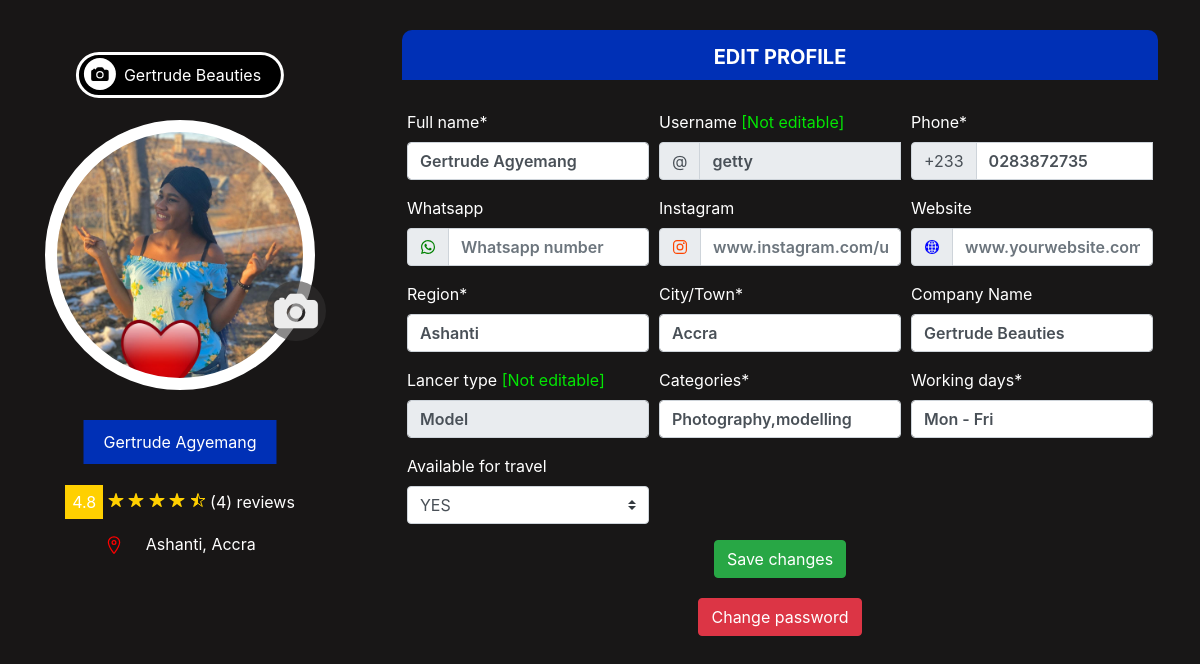
The app's page /profile/edit.php?name=getty (signed in) with its own data.
### tables this page shows
CREATE TABLE `freelancers` (
  `ID` int(11) NOT NULL,
  `FULL_NAME` varchar(70) DEFAULT NULL,
  `USERNAME` varchar(20) DEFAULT NULL,
  `PROFILE_ID` varchar(50) DEFAULT NULL,
  `PHONE` varchar(20) DEFAULT NULL,
  `WHATSAPP` varchar(20) NOT NULL,
  `WEBSITE` varchar(100) NOT NULL,
  `INSTAGRAM` varchar(100) NOT NULL,
  `EMAIL` varchar(45) DEFAULT NULL,
  `REGION` varchar(35) DEFAULT NULL,
  `CITY` varchar(35) DEFAULT NULL,
  `LANCER_TYPE` varchar(25) DEFAULT NULL,
  `COMPANY_NAME` varchar(50) DEFAULT NULL,
  `WORKING_DAYS` varchar(20) NOT NULL,
  `CATEGORY` varchar(100) DEFAULT NULL,
  `TRAVEL` varchar(10) DEFAULT NULL,
  `EMAIL_CODE` int(6) DEFAULT NULL,
  `EMAIL_VERIFIED` int(1) NOT NULL,
  `VERIFIED` varchar(3) DEFAULT NULL,
  `RATING` int(10) DEFAULT NULL,
  `FEATURED` varchar(3) DEFAULT NULL,
  `DESCRIPTION` varchar(1000) DEFAULT NULL,
  `PWD` varchar(255) NOT NULL,
  `RESET_PWD` int(11) NOT NULL,
  `DATE_CREATED` varchar(15) NOT NULL,
  `TIME_CREATED` varchar(15) NOT NULL,
  `DATE_VERIFIED` varchar(15) NOT NULL,
  `TIME_VERIFIED` varchar(15) NOT NULL
);

CREATE TABLE `profile_pic` (
  `ID` int(11) NOT NULL,
  `USERNAME` varchar(100) NOT NULL,
  `IMG_SRC` varchar(100) NOT NULL,
  `COVER` varchar(100) NOT NULL
);

### myauto.php (called while the page is built, shortened)
<?php
    function myAutoLoader($getClass){
        $path = "classes/";
        $ext = ".php";
        $fullPath = $path . $getClass . $ext;
    }

### classes/model.php (called while the page is built, shortened)
<?php
    class model extends dbconn{
        protected function getUsers($user){
            $getConn = $this->connect();
            $verified = 'YES';
            $sql= "SELECT * FROM freelancers WHERE USERNAME = :user and VERIFIED = :verified";
            $getAll = $getConn->prepare($sql);
            $getAll->execute(['user' => $user, 'verified' => $verified]);
            return $getAll;
        }
        protected function getPic($pic){
            $sql = "SELECT IMG_SRC, COVER FROM profile_pic WHERE USERNAME = ?";
            $stmt = $this->connect()->prepare($sql);
            $stmt->execute([$pic]);
            return $stmt;
        }
        protected function senRat($user){
            $getTotRat = "SELECT LANCER FROM rating WHERE LANCER = ?";
            $stmt_rat = $this->connect()->prepare($getTotRat);
            $stmt_rat->execute([$user]);
            $totRev = $stmt_rat->rowCount();
            return $totRev;
        }
        protected function calStar($lancer){
            $sql = "SELECT STAR FROM rating WHERE LANCER = ?";
            $stmt = $this->connect()->prepare($sql);
            $stmt->execute([$lancer]);
            if($stmt->rowCount() > 0){
                $donStar = $stmt->fetchAll();
                $totStar = 0;
                foreach($donStar as $weStar){
                    $totStarr = $weStar['STAR'];
                    $totStar += $totStarr;
                }
                $granStar = ($totStar) / ($stmt->rowCount());
                $granStar = round($granStar, 1);
            }
            else{
                $granStar = 'NA';
            }
            return $granStar;
        }
    }

### classes/view.php (called while the page is built, shortened)
<?php
    class view extends model{
        public function viewUser($user){
            $getAllUsers = $this->getUsers($user);
            return $getAllUsers;
        }
        public function getProfilePic($pic){
            $getPics = $this->getPic($pic);
            return $getPics;
        }
        public function getTotRat($user){
            $getRat = $this->senRat($user);
            return $getRat;
        }
        public function getStar($lancer){
            $allStar = $this->calStar($lancer);
            return $allStar;
        }
    }

### profile/cone.php (called while the page is built, shortened)
<?php
$getUserObj = new view;
$lanStar = $getUserObj->getStar($uname);
$gehRevv = $getUserObj->getTotRat($uname);
$viewDetails = $getUserObj->viewUser($uname);
$echoDetails = $viewDetails->fetchAll();
foreach($echoDetails as $outDetails){
    $name = $outDetails['FULL_NAME'];
    $username = $outDetails['USERNAME'];
    $type = $outDetails['LANCER_TYPE'];
    $isTravel = $outDetails["TRAVEL"];
    $comName = $outDetails["COMPANY_NAME"];
    $region = $outDetails["REGION"];
    $city = $outDetails["CITY"];
    $instagram = $outDetails["INSTAGRAM"];
    $whatsapp = $outDetails["WHATSAPP"];
    $website = $outDetails["WEBSITE"];
    $phone = $outDetails["PHONE"];
    $category = $outDetails['CATEGORY'];
    $days = $outDetails['WORKING_DAYS'];
}
$getPic = new view;
$viewPic = $getPic->getProfilePic($uname);
$echoPic = $viewPic->fetchAll();
foreach($echoPic as $userPics){
    $profilePic = $userPics['IMG_SRC'];
}
?>

### classes/dbconn.php (called while the page is built)
<?php
    class dbconn{
        private $host = 'localhost';
        private $user = 'root';
        private $pwd = '';
        private $dbName = 'phomod';
        protected function connect(){
            $dsn = 'mysql:host=' . $this->host . ';dbname=' . $this->dbName;
            $pdo = new PDO($dsn, $this->user, $this->pwd);
            $pdo->setAttribute(PDO::ATTR_DEFAULT_FETCH_MODE, PDO::FETCH_ASSOC);
            return $pdo;
        }
    }

### classes/controller.php (called while the page is built, shortened)
<?php
    class Controller extends model{
        public function convert($sessDet){
            $getSes = $this->dbconnection();
            $sessProf = 'SELECT USERNAME FROM freelancers WHERE PROFILE_ID = ?';
            $varSess = $getSes->prepare($sessProf);
            $varSess->execute([$sessDet]);
            if($varSess->rowCount() == 1){
                $getUserName = $varSess->fetchAll();
                foreach($getUserName as $newUserName){
                    $dispName = $newUserName['USERNAME'];
                }
            }
            return $dispName;
        }
    }

### profile/dashboard.php (the view, shortened to what this page needs)
<?php if($getUserInfo->rowCount() == 0):?>
    <?php include 'review.html';?>
<?php else:?>
    <?php include 'cone.php'; ?>
<!DOCTYPE html>
    <html lang="en">
    <head>
        <link rel="stylesheet" href="../bootstrap/dist/css/bootstrap.min.css">
        <link rel="stylesheet" href="dashboard.css">
        <link rel="stylesheet" href="dashmedia.css">
    </head>
    <body>
        <div class="main-page">
            <div class="row">
                <div class="span-1-of-3">
                    <div class="hold-all">
                        <div class="hol-com">
                            <?php if(!empty($comName)):?>
                                <p class="p-comp"><ion-icon name="camera" class="cam-ico-span"></ion-icon><span class="t-span comp"><?php echo $comName?></span>
                            <?php endif?>
                        </div>
                        <div class="profile-pic" style="background:url(../profilepic/<?php echo $profilePic?>);background-position:center;background-size:cover;" data-toggle="modal" data-target="#dpUploadModal">
                            <ion-icon name="camera" class="cam-ico"></ion-icon>
                        </div>
                        <p class="name" style="color:white"><?php echo $name?></p>
                        <div class="rate">
                            <p><span class="ratee"><?php echo $lanStar?></span>
                                <span class="quot">
                                    (<?php echo $gehRevv?>) reviews
                                </span>
                            </p>
                            <p class="location"><ion-icon class="loc-ico" name="location-outline"></ion-icon>&nbsp;<span><?php echo ucwords($region) . ", ". ucfirst($city)?></span></p>
                        </div>
                    </div>
                </div>
                <div class="span-2-of-3">
                    <div class="sec-title">
                        <p class="feat-text">EDIT PROFILE</p>
                    </div>
                    <form method="POST" action="save.php" onsubmit="return validate()" class="f-form">
                        <div class="row">
                            <div class="me-md-4 mb-3">
                                <label for="validationServerName">Full name*</label>
                                <input name="fullname" value="<?php echo $name?>" type="text" class="form-control fname" id="validationServerName" placeholder="Full name">
                            </div>
                            <div class="me-md-4 mb-3">
                                <label for="validationServerUsername">Username <span class="no-edit">[Not editable]</span></label>
                                <div class="input-group">
                                    <div class="input-group-prepend">
                                    <span class="input-group-text" id="inputGroupPrepend3">@</span>
                                    </div>
                                    <input name="username" value="<?php echo $username?>" type="text" class="form-control username" id="validationServerUsername" placeholder="Username" aria-describedby="inputGroupPrepend3" readonly>
                                </div>
                            </div>
                            <div class="me-md-4 mb-3">
                                <label for="validationServerPhone">Phone*</label>
                                <div class="input-group">
                                    <div class="input-group-prepend">
                                    <span class="input-group-text" id="inputGroupPrepend3">+233</span>
                                    </div>
                                    <input name="phone" value="<?php echo $phone?>" type="text" class="form-control phone" id="validationServerPhone" placeholder="Phone number" aria-describedby="inputGroupPrepend3">
                                </div>
                            </div>
                            <div class="me-md-4 mb-3">
                                <label for="validationServerWhatsapp">Whatsapp</label>
                                <div class="input-group">
                                    <div class="input-group-prepend">
                                    <span class="input-group-text" id="inputGroupPrepend3"><ion-icon name="logo-whatsapp" class="ico whats"></ion-icon></span>
                                    </div>
                                    <input name="whatsapp" value="<?php echo $whatsapp?>" type="text" class="form-control whatsapp" id="validationServerWhatsapp" placeholder="Whatsapp number" aria-describedby="inputGroupPrepend3">
                                </div>
                            </div>
                            <div class="me-md-4 mb-3">
                                <label for="validationServerInsta">Instagram</label>
                                <div class="input-group">
                                    <div class="input-group-prepend">
                                    <span class="input-group-text" id="inputGroupPrepend3"><ion-icon name="logo-instagram" class="ico insta"></ion-icon></span>
                                    </div>
                                    <input name="instagram" value="<?php echo $instagram?>" type="text" class="form-control instagram" id="validationServerInsta" placeholder="www.instagram.com/username" aria-describedby="inputGroupPrepend3">
                                </div>
                            </div>
                            <div class="me-md-4 mb-3">
                                <label for="validationServerWebsite">Website</label>
                                <div class="input-group">
                                    <div class="input-group-prepend">
                                    <span class="input-group-text" id="inputGroupPrepend3"><ion-icon name="globe" class="ico web"></ion-icon></span>
                                    </div>
                                    <input name="website" value="<?php echo $website?>" type="text" class="form-control website" id="validationServerWebsite" placeholder="www.yourwebsite.com" aria-describedby="inputGroupPrepend3">
                                </div>
                            </div>
                            <div class="me-md-4 mb-3">
                                <label for="validationServerRegion">Region*</label>
                                <input name="region" value="<?php echo $region?>" type="text" class="form-control region" id="validationServerRegion" placeholder="Eg; Greater Accra, Ashanti, Northern">
                            </div>
                            <div class="me-md-4 mb-3">
                                <label for="validationServerTown">City/Town*</label>
                                <input name="city" value="<?php echo $city?>" type="text" class="form-control city" id="validationServerTown" placeholder="Eg; Kumasi, Tema, Abuakwa, Mankesim">
                            </div>
                            <div class="me-md-4 mb-3">
                                <label for="validationServerCompany">Company Name</label>
                                <input name="company" value="<?php echo $comName?>" type="text" class="form-control company" id="validationServerCompany" placeholder="Eg; A+ photography">
                            </div>
                            <div class="me-md-4 mb-3">
                                <label for="validationServerType">Lancer type <span class="no-edit">[Not editable]</span></label>
                                <input name="lancer" type="text" class="form-control" value="<?php echo $type?>" readonly>
                            </div>
                            <div class="me-md-4 mb-3">
                                <label for="validationServerCategory">Categories*</label>
                                <input name="category" value="<?php echo $category?>" type="text" class="form-control category" id="validationServerCategory" placeholder="Eg; Wedding, graduation, portrait">
                            </div>
                            <div class="me-md-4 mb-3">
                                <label for="validationServerDays">Working days*</label>
                                <input name="days" value="<?php echo $days?>" type="text" class="form-control days" id="validationServerDays" placeholder="Eg; Mon - Fri, Mon - Sun">
                            </div>
                            <?php if($isTravel == "YES"):?>
                                <div class="me-md-4 mb-3 wrap">
                                    <label for="validationServerTrav">Available for travel</label>
                                    <select name="travel" class="custom-select travel" id="validationServerTrav">
                                        <option value='yes' selected>YES</option>
                                    </select>
                                </div>
                            <?php endif?>
                        </div>
                        <button class="btn btn-success signup" type="submit">Save changes</button>
                    </form>
                    <form action="" class="pass-form">
                        <button class="btn btn-danger">Change password</button>
                    </form>
                </div>
            </div>
        </div>
    </body>
    </html>
<?php endif?>

### records on screen
freelancers: COMPANY_NAME "Gertrude Beauties", FULL_NAME "Gertrude Agyemang", REGION "Ashanti", CITY "Accra", fullname "Gertrude Agyemang", username "getty", phone "0283872735", region "Ashanti", city "Accra", company "Gertrude Beauties", lancer "Model", category "Photography,modelling", days "Mon - Fri"
profile_pic: IMG_SRC (picture)

### other values on screen
$lanStar "4.8"
$gehRevv "4"
